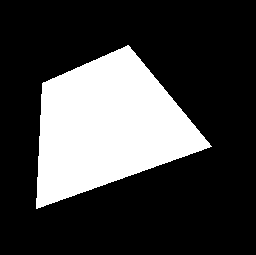
#> input picture MP6/test.bmp, 256 x 255 px
$ python solution_3.py
#> lines starting #> are read from the running program, lines starting #| are printed output that depends on the picture; after the words box and inside, x2 and y2 are one past the last pixel; in counts of white or black regions, pixels touching at a corner belong together
import cv2 as cv
import numpy as np
import scipy.ndimage.filters as filters
import scipy.ndimage as ndimage
import matplotlib.pyplot as plt

class Solution():
    def __init__(self, path, title):
        # image
#> called with path = 'test.bmp', title = 'test'
        self.img = cv.imread(path, cv.IMREAD_GRAYSCALE)
#> self.img: shape (255, 256); 25.9% white; 1 white region, box (x1, y1, x2, y2) and area: (36, 45, 212, 209) 16922

        if self.img is None:
            raise NameError('image not found')

        self.title = title

    def hough(self, theta_res, rho_res, threshold):
        ## edge detection ##
        # 60 and 120 are arbitrary
#> called with theta_res = 360, rho_res = 1000, threshold = 0.5
        edges = cv.Canny(self.img, 60, 120) #self.edge_detection(self.img, 60, 120)
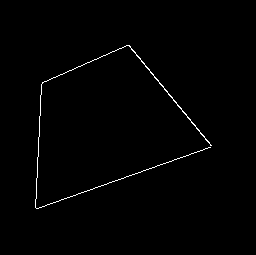
#> edges: shape (255, 256); 0.85% white in thin lines or dots, all inside (x1, y1, x2, y2) = (35, 45, 212, 209)

        # cv.imshow('edge detection', edges)
        # cv.imwrite('Results/edge' + self.title + '.png', edges)
        # cv.waitKey(0)

        ## transform from xy space into parameter space ##
        height, width = self.img.shape
#> height = 255; width = 256

        # range of values for p based on quantization
        thetas = np.radians(np.linspace(-90,90, theta_res))
        max_dist = int(np.sqrt(height**2 + width**2))
#> max_dist = 361
        rhos = np.linspace(-max_dist, max_dist, max_dist*2)#rho_res)
#> rhos = 722 values from -361 to 361

        # caching values
        cos = np.cos(thetas)
        sin = np.sin(thetas)
        num_thetas = len(thetas)

        # create parameter space based off limits of theta and p
        param_space = np.zeros((num_thetas, 2*max_dist))

        # helper functio for xy2parameterspace
        def xy2parameterspace(x, y):
            # calculate rho for each theta
            for theta in range(num_thetas):
                rho = int(round(x*cos[theta] + y*sin[theta]) + max_dist)
                param_space[theta][rho] += 1

        for i in range(height):
            for j in range(width):
                if edges[i][j] > 0:
                    xy2parameterspace(i, j)

        # viewing
        param_space_img = param_space/np.max(param_space)*255
        param_space_img = param_space_img.astype(np.uint8)
        cv.imshow('param_space', param_space_img)
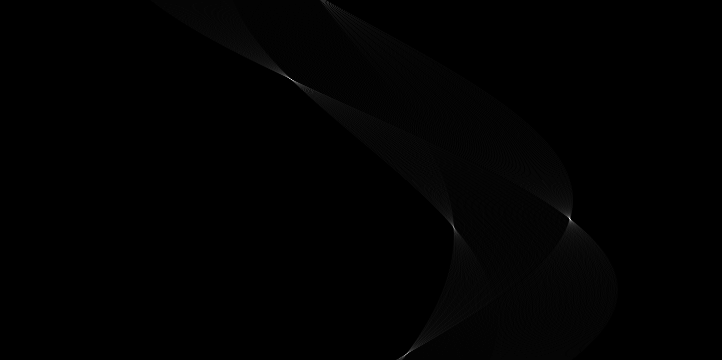
#> window 'param_space': shape (360, 722); min 0, max 255, mean 1.3
        # cv.imwrite('Results/parameter_space ' + self.title + ' ' + 'theta_res=' + str(theta_res) + ' rho_res=' + str(rho_res) + '.png', param_space_img)
        cv.waitKey(0)

        ## thresholding ##
        height, width = param_space.shape
#> height = 360; width = 722
        max_num = np.max(param_space)
#> max_num = 136
        thresh_img = np.zeros(param_space.shape)

        for i in range(height):
            for j in range(width):
                if int(param_space[i][j]) >= threshold*max_num:
                    thresh_img[i][j] = 255
#> thresh_img: shape (360, 722) float64; 0.01% white in thin lines or dots, all inside (x1, y1, x2, y2) = (288, 77, 571, 356)

        cv.imshow('threshold', thresh_img)
        cv.imwrite('Results/threshold ' + self.title + ' ' + 'theta_res=' + str(theta_res) + ' rho_res=' + str(rho_res) + '.png', thresh_img)
        cv.waitKey(0)

        ## Finding maximas ##
        # arbitrary values
        filter_size = 10 # for filter size
        threshold = 50 # for difference threshold # 40 for input.bmp, 50 else

        # filter max and min based on filter_size
        data_max = filters.maximum_filter(param_space, filter_size)
        data_min = filters.minimum_filter(param_space, filter_size)

        # find when difference between max and min is greater than some threshold
        maxima = (param_space == data_max)
        diff = ((data_max - data_min) > threshold)
        maxima[diff == 0] = 0

        # CCL
        labeled, num_objects = ndimage.label(maxima)
        slices = ndimage.find_objects(labeled)

        # get center of each slice
        x, y = [], []
        for dy,dx in slices:
            x_center = (dx.start + dx.stop - 1)/2
            x.append(x_center)
            y_center = (dy.start + dy.stop - 1)/2
            y.append(y_center)

        maximas = np.zeros(param_space.shape)
        for i in range(len(x)):
            maximas[int(y[i]),int(x[i])] = 255

        cv.imshow('maximas', maximas)
        cv.imwrite('Results/non-maxima supressed for ' + self.title + '.png', maximas)
        cv.waitKey(0)

        ## revert maximas in parameter space back to xy space ##
        print(y)
        print(x)
        # print(param_space.shape)
        final = edges
        height, width = self.img.shape
#> height = 255; width = 256
        print('height', height)
#| height 255
        print('width', width)
#| width 256
        for i, j in zip(y, x):
            theta = thetas[int(i)]
            rho = rhos[int(j)]
            deg = np.degrees(theta)

            if deg >= -45 and deg <= 45:
                print('thin')
                for y in range(height):
                    x = int((-y*np.sin(theta) + rho)/np.cos(theta))
                    if x in range(width):
                        print(y,x)
                        final[y][x] = 255
            else:
                print('thick')
                for x in range(width):
                    y = int((-x*np.cos(theta)+rho)/np.sin(theta))
                    # print(y, x)
                    if y in range(height):
                        print(y,x)
                        final[y][x] = 255
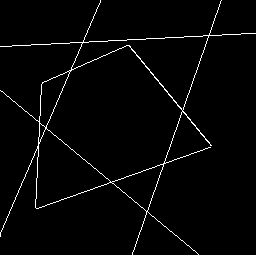
#> final: shape (255, 256); 2.3% white in thin lines or dots
        # cv.line(final, (0, 0), (1, 1), (255,0,0), thickness = 10)
        # cv.imshow('final', final)
        # cv.waitKey(0)

        cv.imshow('final', self.img)
        cv.waitKey(0)

# [79.0, 218.0, 226.0, 353.0]
# [291.0, 569.0, 453.0, 407.0]

# [38.0, 47.0, 174.0, 258.0]
# [569.0, 453.0, 406.0, 432.0]

# experiment
soln = Solution('test.bmp', 'test')
soln.hough(360, 1000, threshold = 0.5)
# [6 lines of commented-out code are left out]
